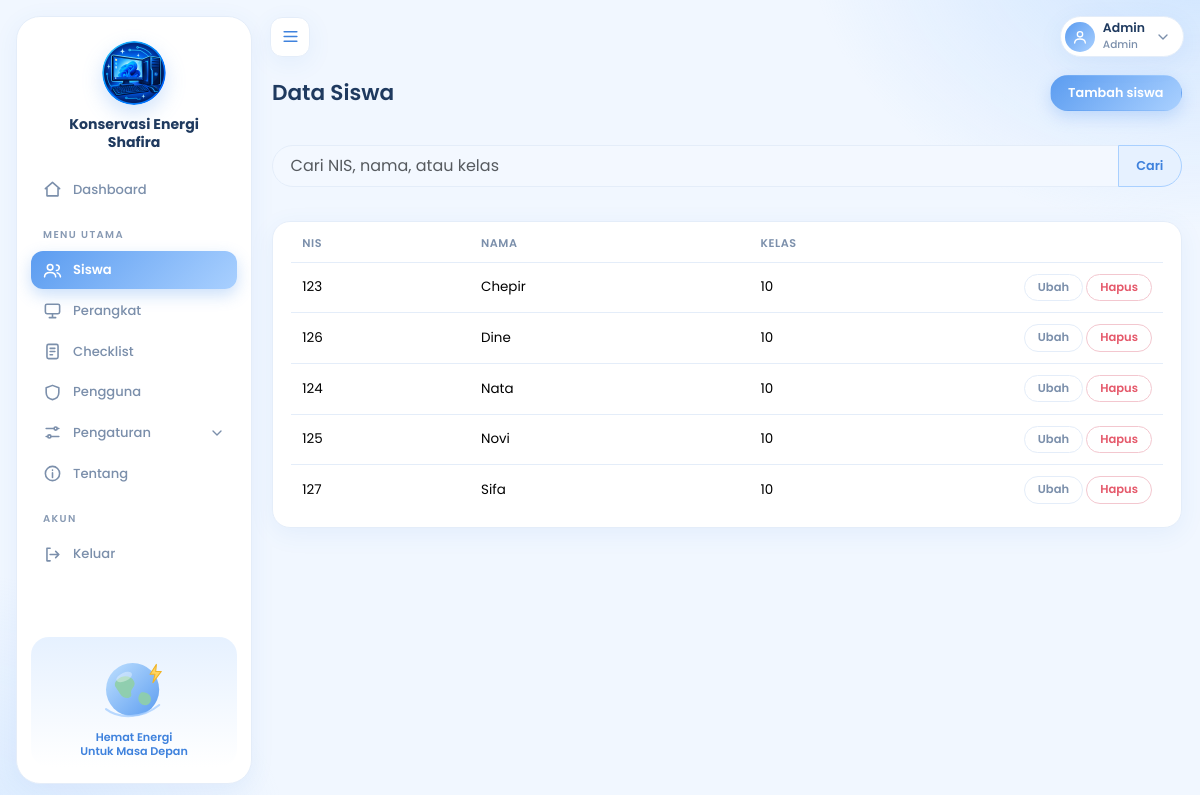
Screenshot of /siswa/index.php (signed in) with the database file from the repository.
### tables this page shows
CREATE TABLE siswa (
  nis   INT(10) NOT NULL,
  nama  VARCHAR(100) NOT NULL,
  kelas VARCHAR(10) NOT NULL,
  PRIMARY KEY (nis)
);

### siswa/index.php (the view, shortened to what this page needs)
<?php
require_once __DIR__ . '/../includes/functions.php';
$q = trim($_GET['q'] ?? '');
$st = $pdo->prepare('SELECT * FROM siswa WHERE nama LIKE :a OR kelas LIKE :b OR CAST(nis AS CHAR) LIKE :c ORDER BY kelas, nama');
$st->execute([':a' => "%$q%", ':b' => "%$q%", ':c' => "%$q%"]);
$data = $st->fetchAll();
require '../includes/header.php';
?>
<div class="d-flex justify-content-between align-items-center mb-3">
  <h3 class="mb-0">Data Siswa</h3>
  <a class="btn btn-success" href="form.php">Tambah siswa</a>
</div>
<form class="mb-3" method="get"><div class="input-group">
  <input name="q" value="<?= e($q) ?>" class="form-control" placeholder="Cari NIS, nama, atau kelas">
  <button class="btn btn-outline-success">Cari</button></div></form>
<div class="card"><div class="table-responsive"><table class="table table-hover mb-0 align-middle">
  <thead><tr><th>NIS</th><th>Nama</th><th>Kelas</th><th style="width:170px"></th></tr></thead><tbody>
  <?php foreach ($data as $r): ?>
    <tr><td><?= e($r['nis']) ?></td><td><?= e($r['nama']) ?></td><td><?= e($r['kelas']) ?></td>
      <td class="text-end">
        <a class="btn btn-sm btn-outline-secondary" href="form.php?nis=<?= $r['nis'] ?>">Ubah</a>
        <?php if (user()['level'] === 'Admin'): ?>
        <form method="post" action="hapus.php" class="d-inline" onsubmit="return confirm('Hapus siswa ini?')">
          <button class="btn btn-sm btn-outline-danger">Hapus</button></form>
        <?php endif; ?>
      </td></tr>
  <?php endforeach; if (!$data): ?>
    <tr><td colspan="4" class="text-center text-muted py-4">Belum ada data siswa.</td></tr>
  <?php endif; ?>
  </tbody></table></div></div>
<?php require '../includes/footer.php'; ?>

### assets/css/app.css (style rules this page uses)
:root, [data-bs-theme=light] { --pri:#5b9cf0; --pri-d:#3f82dd; --pri-l:#a9d0ff; --on:#fff; --bg:#f1f7ff; --card:#fff; --hd:#f3f8ff; --soft:#e6f1ff; --mu:#7b8fab; --bd:#e4edf9; --tx:#1f3a5f; --ok:#22a06b; --ok-bg:#e2f6ec; --bad:#e5596b; --bad-bg:#fde8eb; --warn:#e29a2d; --warn-bg:#fff2dc; --glow:0 6px 24px rgba(63,130,221,.08); --r:18px; --bs-body-bg:var(--bg); --bs-body-color:var(--tx); --bs-border-color:var(--bd); --bs-body-font-family:"Poppins",system-ui,sans-serif; --bs-body-font-size:.84rem; }
body { background:var(--bg); color:var(--tx); }
body::before { content:""; position:fixed; inset:0; z-index:-1; pointer-events:none; background:radial-gradient(560px 420px at 100% -8%, rgba(169,208,255,.50), transparent 70%), radial-gradient(520px 420px at -6% 108%, rgba(169,208,255,.38), transparent 70%); }
h3, h4, h5, h6 { font-weight:600; color:var(--tx); }
h3 { font-size:1.35rem; }
a { color:var(--pri-d); }
.card { background:var(--card); border:1px solid var(--bd); border-radius:var(--r); box-shadow:var(--glow); }
.table { --bs-table-bg:transparent; --bs-table-hover-bg:var(--hd); --bs-table-hover-color:var(--tx); margin-bottom:0; }
.card > .table-responsive, .card .table-responsive { padding:4px 18px 12px; }
.table thead th { background:transparent; color:var(--mu); font-size:.7rem; font-weight:600; letter-spacing:.05em; text-transform:uppercase; border-bottom:1px solid var(--bd); padding:.6rem .7rem; white-space:nowrap; }
.table tbody td { border-bottom:1px solid var(--bd); padding:.7rem .7rem; background:transparent; }
.table tbody tr:last-child td { border-bottom:0; }
.table td.text-end { white-space:nowrap; }
.form-control, .form-select { border-radius:12px; background-color:var(--hd); border:1px solid var(--bd); padding:.5rem .85rem; color:var(--tx); }
.input-group > .form-control { border-radius:99px 0 0 99px; padding-left:1.1rem; }
.input-group > .btn { border-radius:0 99px 99px 0; }
.btn { border-radius:99px; font-weight:600; font-size:.8rem; padding:.45rem 1.1rem; border-width:1px; }
.btn-sm { padding:.25rem .8rem; font-size:.72rem; }
.btn-success { --bs-btn-bg:var(--pri); --bs-btn-border-color:var(--pri); --bs-btn-color:var(--on); --bs-btn-hover-bg:var(--pri-d); --bs-btn-hover-border-color:var(--pri-d); --bs-btn-hover-color:var(--on); --bs-btn-active-bg:var(--pri-d); --bs-btn-active-border-color:var(--pri-d); --bs-btn-active-color:var(--on); background-image:linear-gradient(135deg,var(--pri),var(--pri-l)); border-color:transparent; box-shadow:0 6px 16px rgba(91,156,240,.28); }
.btn-outline-success { --bs-btn-color:var(--pri-d); --bs-btn-border-color:var(--pri-l); --bs-btn-hover-bg:var(--pri); --bs-btn-hover-border-color:var(--pri); --bs-btn-hover-color:var(--on); --bs-btn-active-bg:var(--pri); --bs-btn-active-border-color:var(--pri); --bs-btn-active-color:var(--on); background:var(--soft); }
.btn-outline-secondary { --bs-btn-color:var(--mu); --bs-btn-border-color:var(--bd); --bs-btn-hover-bg:var(--soft); --bs-btn-hover-border-color:var(--pri-l); --bs-btn-hover-color:var(--pri-d); }
.btn-outline-danger { --bs-btn-border-color:#f3c7cf; --bs-btn-color:var(--bad); --bs-btn-hover-bg:var(--bad); --bs-btn-hover-border-color:var(--bad); }

### rows the page displays
siswa: nis "123", nama "Chepir", kelas "10"
siswa: nis "126", nama "Dine", kelas "10"
siswa: nis "124", nama "Nata", kelas "10"
siswa: nis "125", nama "Novi", kelas "10"
siswa: nis "127", nama "Sifa", kelas "10"

### other values shown
$label "Dashboard Siswa Perangkat Checklist Pengguna Tentang"
$u['nama'] "Admin"
$level "Admin"
